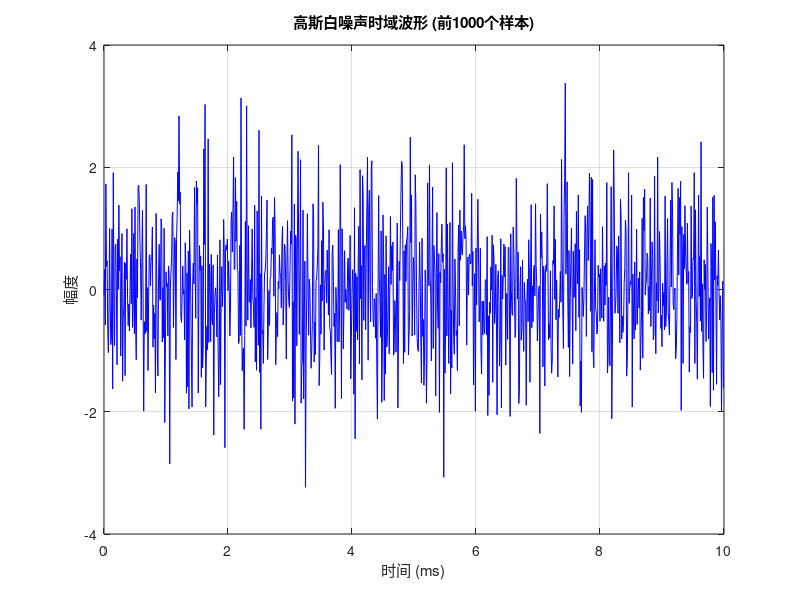

Source code (MATLAB): (Note: this script raises an error after producing the figure.)
%% 内容1: 高斯噪声的产生与统计特性验证
% 产生均值为0、方差为sigma^2的实高斯白噪声以及复高斯白噪声,
% 从时域波形、幅度概率密度、自相关函数、功率谱密度四个角度验证其统计特性。
clear; close all; rng(2026, 'twister');

fs     = 1e5;          % 采样率 (Hz)
N      = 2^18;         % 样本数
sigma2 = 1;            % 目标方差
sigma  = sqrt(sigma2);

%% 1. 产生实高斯白噪声
n_real = sigma * randn(N, 1);

fprintf('实高斯噪声: 均值 = %.4f (理论0), 方差 = %.4f (理论%.1f)\n', ...
        mean(n_real), var(n_real), sigma2);

% 复基带高斯白噪声: 总方差 sigma2, I/Q 各 sigma2/2
n_cplx = sqrt(sigma2/2) * (randn(N,1) + 1j*randn(N,1));
fprintf('复高斯噪声: 均值 = %.4f%+.4fj, 总方差 = %.4f (理论%.1f)\n', ...
        real(mean(n_cplx)), imag(mean(n_cplx)), var(n_cplx), sigma2);

%% 2. 时域波形
t = (0:N-1).'/fs;
figure('Position', [100 100 760 420]);
plot(t(1:1000)*1e3, n_real(1:1000), 'b');
grid on;
xlabel('时间 (ms)'); ylabel('幅度');
title('高斯白噪声时域波形 (前1000个样本)');
exportgraphics(gcf, '../figures/fig1_1_噪声时域波形.png', 'Resolution', 150);

%% 3. 幅度分布直方图与理论PDF对比
figure('Position', [100 100 760 420]);
histogram(n_real, 100, 'Normalization', 'pdf', 'FaceColor', [0.3 0.6 0.9], ...
          'EdgeColor', 'none');
hold on;
x = linspace(-5*sigma, 5*sigma, 500);
pdf_theory = 1/(sqrt(2*pi)*sigma) * exp(-x.^2/(2*sigma2));
plot(x, pdf_theory, 'r-', 'LineWidth', 1.8);
grid on;
xlabel('幅度 x'); ylabel('概率密度 f(x)');
legend('仿真直方图', '理论高斯PDF', 'Location', 'northeast');
title(sprintf('高斯噪声幅度分布 (\\mu=0, \\sigma^2=%.1f)', sigma2));
exportgraphics(gcf, '../figures/fig1_2_噪声幅度分布.png', 'Resolution', 150);

%% 4. 自相关函数与功率谱密度
maxlag = 50;
[acf, lags] = xcorr(n_real, maxlag, 'unbiased');

[psd, f] = pwelch(n_real, hann(4096), 2048, 4096, fs, 'centered');

figure('Position', [100 100 980 400]);
subplot(1,2,1);
stem(lags, acf, 'b', 'filled', 'MarkerSize', 3);
grid on;
xlabel('时延 (样本)'); ylabel('R_n(\tau)');
title('自相关函数 (理论: \sigma^2\delta(\tau))');
subplot(1,2,2);
plot(f/1e3, 10*log10(psd), 'b');
hold on; yline(10*log10(sigma2/fs), 'r--', 'LineWidth', 1.5);
grid on; ylim([-60 -40]);
xlabel('频率 (kHz)'); ylabel('PSD (dB/Hz)');
legend('Welch估计', '理论白谱 \sigma^2/f_s', 'Location', 'southeast');
title('功率谱密度');
exportgraphics(gcf, '../figures/fig1_3_噪声自相关与功率谱.png', 'Resolution', 150);

fprintf('内容1完成, 图片已保存到 figures/ 目录\n');
